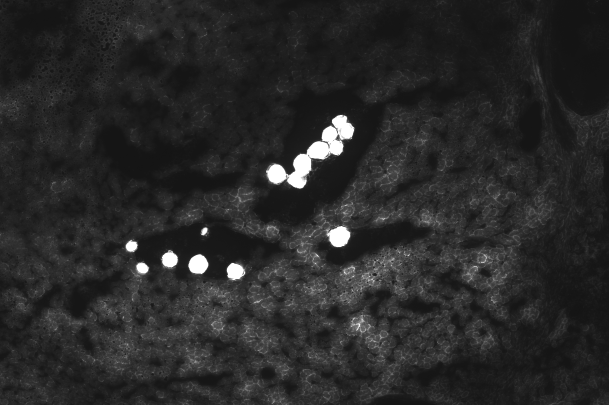
%> input picture Data/Tissue Samples/W012_6a_S1/W012_6a_S1.tif, 1218 x 810 px (shown at 1/2 size)
$ octave BeadSegAuto.m   (GNU Octave 9; MATLAB toolbox functions it lacks are replaced by stand-ins)
%> lines starting %> are read from the running program, lines starting %| are printed output that depends on the picture; in (x1, y1, x2, y2) boxes, pixels count from 0 and x2, y2 are one past the last pixel; in counts of white or black regions, pixels touching at a corner belong together; the program's own positions count from 1
%% WARNING - Run cell by cell by pressing [CTRL] + [ENTER] to preserve necessary results

clear all; close all; clc;

CodeDir = pwd;
addpath(genpath('..'));

%% Loading images
load('OtsuThresholdBead.mat'); % Loading otsu's threshold for bead
directory = '../../Data/Tissue Samples'; % Data directory to Tissue Samples
cd(directory); % change directory to [directory]
sample = dir('W*'); % Locate all the woodchuck tumor images *W* locates all folders W as a name

for i=1:length(sample)
    % Implementing to automate the process
    cd(sample(i).name); % change directory to [sample directory] with image
    file = dir('W*.tif'); % locate all images that has name starting with W
    filename = file.name; % extracting string from a struct
    img = imread(fullfile(filename)); % reading the image file
%> img is the input picture: size 810x1218 uint8; min 20, max 255, mean 40.8


    %% Bead Segmentation
    % edge - finds the edges of the image
    nhood = ones(3,3);
    d = 2*(rangefilt(img,nhood));
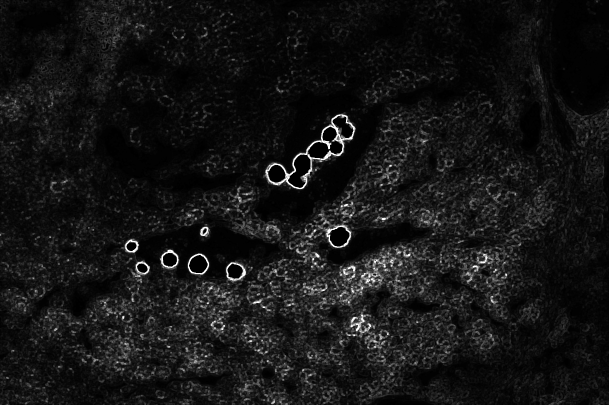
%> d: size 810x1218 uint8 (shown at 1/2 size); min 0, max 255, mean 20.9

    % Clearer edge - first set of filter to have a sharper edge
    imgn = (img - d);
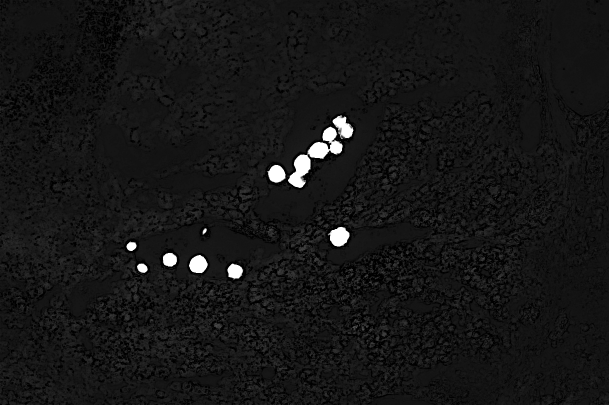
%> imgn: size 810x1218 uint8 (shown at 1/2 size); min 0, max 255, mean 21.8

    % High Pass - subtracting gaussian filter from image to produce a high
    %             pass filter then applying 2nd layer of filter to make a
    %             sharper image which will be easier to distinguish beads
    imghp = 2*(img-imgaussfilt(img,2));
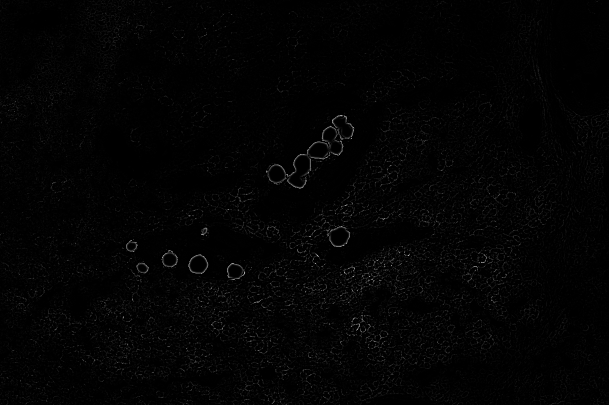
%> imghp: size 810x1218 uint8 (shown at 1/2 size); min 0, max 255, mean 3
    imgf = imgn - imghp;

    % Otsu method to get the graythreshold
    s = imbinarize(imgf, L); % Binarizing based on otsu threshold L
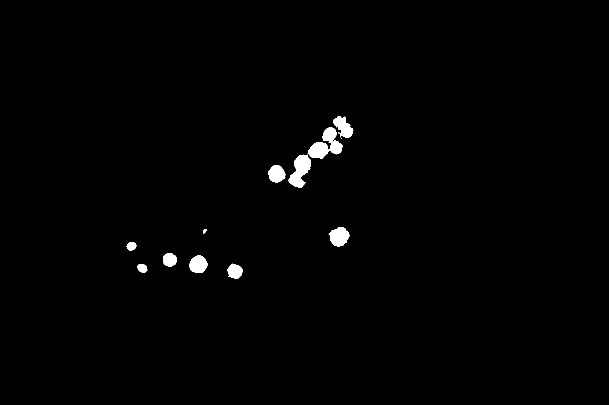
%> s: size 810x1218 logical (shown at 1/2 size); 0.98% white; 12 white regions (1 under 20 px), largest, box (x1, y1, x2, y2) and area: (615, 254, 685, 317) 2157, (576, 309, 621, 376) 1709, (657, 454, 699, 493) 1131

    BeadMask = imfill(s, 'holes'); % filling hole - morphological operation
    BeadMask = bwareaopen(BeadMask, 5); % opening up binarized areas that are less than 5 px^2
    %b = imclose(b, strel('disk',2));
    BeadMask = bwareafilt(BeadMask, [2 80000]); % filtering for binarized area between 2 to 80000 px^2
    BeadMask = imdilate(BeadMask, strel('disk', 9)); % finally dilating the beads mask by 9 units radially
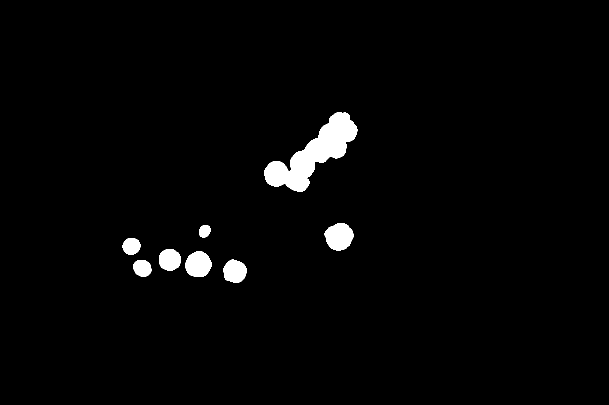
%> BeadMask: size 810x1218 logical (shown at 1/2 size); 2.2% white; 8 white regions, largest, box (x1, y1, x2, y2) and area: (529, 224, 715, 384) 11435, (649, 446, 707, 501) 2378, (370, 502, 423, 554) 2115
    %                                    so it covers the entire bead
    %                                    region.

    overlay = imoverlay(img, BeadMask, 'red'); % overlay of the beadmask and image
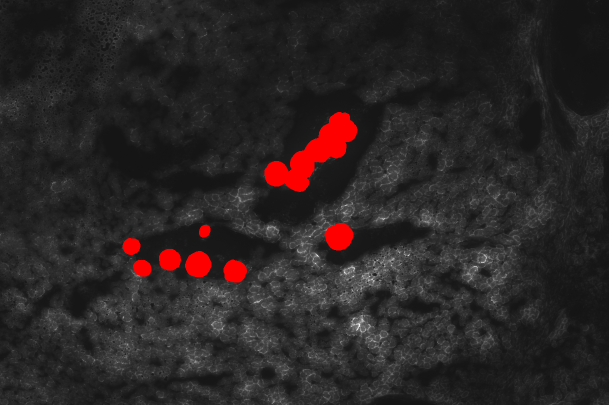
%> overlay: size 810x1218x3 uint8 (shown at 1/2 size); mean R, G, B 42.6, 37.1, 37.1
    imshow(overlay); % display

    save('BeadMask.mat','BeadMask'); % saving the mask as .mat file

    cd('..'); % going back to the main directory

    %% Progress - Just to see the progress of the code
    progress = i;
    progress = i/length(sample)*100;
    disp([num2str(progress) '%']);
end

cd(CodeDir);
